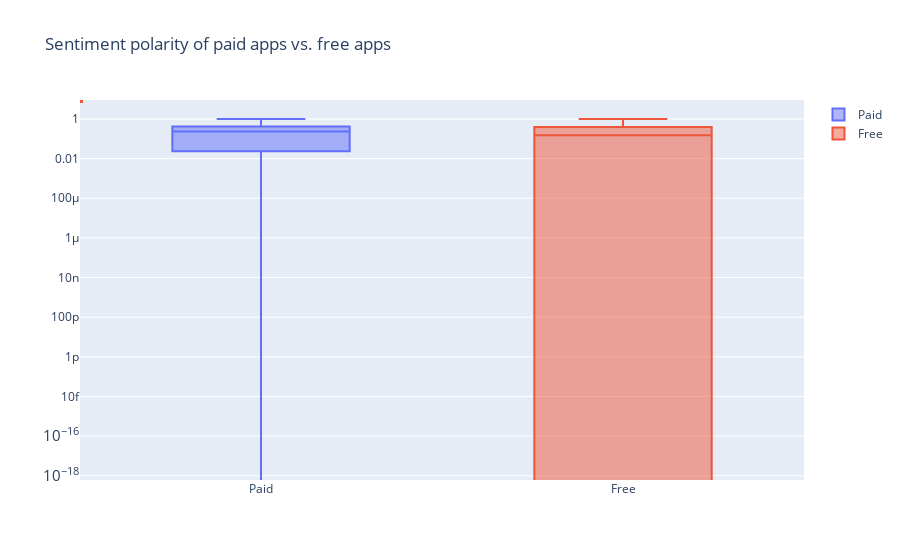

Notebook code cell kept with this figure:
### Code cell
trace0 = go.Box(
    # Data for paid apps
    y=merged_df[merged_df['Type'] == 'Paid']['Sentiment_Polarity'],
    name = 'Paid'
)

trace1 = go.Box(
    # Data for free apps
    y=merged_df[merged_df['Type'] == 'Free']['Sentiment_Polarity'],
    name = 'Free'
)

layout = go.Layout(
    title = "Sentiment polarity of paid apps vs. free apps",
    yaxis = dict(
        type = 'log',
        autorange = True
    )
)

# Add trace0 and trace1 to a list for plotting
data = [trace0, trace1]
plotly.offline.iplot({'data': data, 'layout': layout})

### Figure 1 — Plotly figure (JSON) as saved in the notebook; plotly's stock layout.template omitted (floating-point values rounded to 4 significant figures; data arrays with more than 128 entries replaced by an {"elided": "..."} marker saying what was removed)
{"data": [{"name": "Paid", "type": "box", "y": {"elided": "914 float values"}}, {"name": "Free", "type": "box", "y": {"elided": "60642 float values"}}], "layout": {"title": {"text": "Sentiment polarity of paid apps vs. free apps"}, "yaxis": {"autorange": true, "type": "log"}}}
